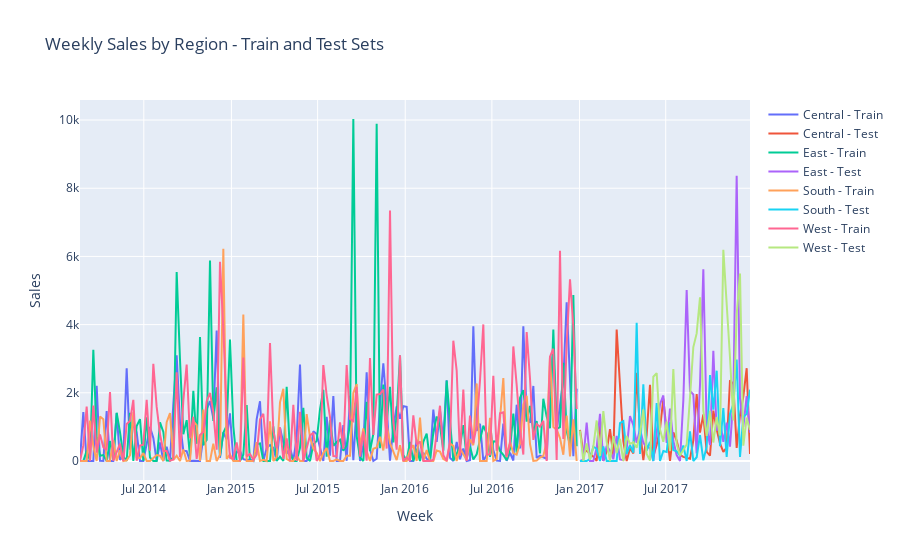

Here is the notebook cell this chart was saved with:
### Code cell
def prepare_data_for_modeling(df, holidays):
    """
    Prepares the data for modeling by performing various transformations and feature engineering.
    """
    # Transform 'Order Date' and 'Ship Date' to datetime
    df['Order Date'] = pd.to_datetime(df['Order Date'])
    df['Ship Date'] = pd.to_datetime(df['Ship Date'])

    # Transform 'Postal Code' and 'Row ID' to categorical variables
    df['Postal Code'] = df['Postal Code'].astype('str')
    df['Row ID'] = df['Row ID'].astype('str')

    # df['Order Ship Delta'] = (df['Ship Date'] - df['Order Date']).dt.days

    # Define US holidays (example list, replace with actual holidays)
    holidays = pd.to_datetime(holidays)

    # Aggregate data by week, calculating weekly metrics
    df['Week'] = df['Order Date'].dt.to_period('W').dt.start_time
    weekly_data = df.groupby(['Week', 'Region']).agg(
        Sales=('Sales', 'sum'),
        Discount=('Discount', 'mean'),
        Quantity=('Quantity', 'sum'),
        Order_Ship_Delta=('Order Ship Delta', 'mean'),
        Profit=('Profit', 'sum')
    ).reset_index()

    # Flag weeks with holidays
    weekly_data['Is_Holiday'] = weekly_data['Week'].isin(holidays).astype(int)

    # Create temporal features for weekly data
    weekly_data['Week_Num'] = weekly_data['Week'].dt.isocalendar().week
    weekly_data['Month'] = weekly_data['Week'].dt.month
    weekly_data['Year'] = weekly_data['Week'].dt.year

    # Number of lags
    n_lags = 6

    # Create lag features for weekly sales
    for lag in range(1, n_lags + 1):
        weekly_data[f'Sales_Lag_{lag}'] = weekly_data.groupby('Region')['Sales'].shift(lag)

    # Create rolling averages for weekly sales
    weekly_data['Sales_MA_2'] = weekly_data.groupby('Region')['Sales'].shift(1).rolling(window=2, min_periods=1).mean().reset_index(0, drop=True)
    weekly_data['Sales_MA_4'] = weekly_data.groupby('Region')['Sales'].shift(1).rolling(window=4, min_periods=1).mean().reset_index(0, drop=True)

    # Create lag and rolling averages for discounts
    weekly_data['Discount_Lag_1'] = weekly_data.groupby('Region')['Discount'].shift(1)
    weekly_data['Discount_MA_2'] = weekly_data.groupby('Region')['Discount'].rolling(window=2, min_periods=1).mean().reset_index(0, drop=True)
    weekly_data['Discount_MA_4'] = weekly_data.groupby('Region')['Discount'].rolling(window=4, min_periods=1).mean().reset_index(0, drop=True)

    # MA of the delay of shipment
    weekly_data['ShipDelays_MA_2'] = weekly_data.groupby('Region')['Order_Ship_Delta'].shift(1).rolling(window=2, min_periods=1).mean().reset_index(0, drop=True)
    weekly_data['ShipDelays_MA_4'] = weekly_data.groupby('Region')['Order_Ship_Delta'].shift(1).rolling(window=4, min_periods=1).mean().reset_index(0, drop=True)

    # Drop first `n_lags` rows for each region to handle NaNs created by lag features
    weekly_data = weekly_data.groupby('Region').apply(lambda x: x.iloc[n_lags:]).reset_index(drop=True)

    # Create Average Demand Interval (ADI) and Coefficient of Variation (CV)
    region_stats = weekly_data.groupby('Region').agg(
        ADI=('Sales', lambda x: len(x) / (x > 0).sum() if (x > 0).sum() > 0 else 0),
        CV=('Sales', lambda x: x.std() / x.mean() if x.mean() > 0 else 0)
    ).reset_index()
    weekly_data = weekly_data.merge(region_stats, on='Region', how='left')

    # Train-test split based on the weekly aggregated data
    cutoff_date = '2017-01-01'
    train_data = weekly_data[weekly_data['Week'] < cutoff_date]
    test_data = weekly_data[weekly_data['Week'] >= cutoff_date]

    # Plot sales for training and testing sets by region using Plotly
    fig = go.Figure()
    for region in weekly_data['Region'].unique():
        train_region = train_data[train_data['Region'] == region]
        test_region = test_data[test_data['Region'] == region]
        fig.add_trace(go.Scatter(x=train_region['Week'], y=train_region['Sales'], mode='lines', name=f'{region} - Train'))
        fig.add_trace(go.Scatter(x=test_region['Week'], y=test_region['Sales'], mode='lines', name=f'{region} - Test'))

    fig.update_layout(title='Weekly Sales by Region - Train and Test Sets',
                      xaxis_title='Week',
                      yaxis_title='Sales')
    fig.show()

    return train_data, test_data, weekly_data

# Usage
train_data, test_data, weekly_data = prepare_data_for_modeling(df, holidays)

### Figure 1 — Plotly figure (JSON) as saved in the notebook; plotly's stock layout.template omitted (floating-point values rounded to 4 significant figures; data arrays with more than 128 entries replaced by an {"elided": "..."} marker saying what was removed)
{"data": [{"mode": "lines", "name": "Central - Train", "type": "scatter", "x": {"elided": "150 str values"}, "y": {"elided": "150 float values"}}, {"mode": "lines", "name": "Central - Test", "type": "scatter", "x": ["2017-01-02T00:00:00", "2017-01-09T00:00:00", "2017-01-16T00:00:00", "2017-01-23T00:00:00", "2017-01-30T00:00:00", "2017-02-06T00:00:00", "2017-02-13T00:00:00", "2017-02-20T00:00:00", "2017-02-27T00:00:00", "2017-03-06T00:00:00", "2017-03-13T00:00:00", "2017-03-20T00:00:00", "2017-03-27T00:00:00", "2017-04-03T00:00:00", "2017-04-10T00:00:00", "2017-04-17T00:00:00", "2017-04-24T00:00:00", "2017-05-01T00:00:00", "2017-05-08T00:00:00", "2017-05-15T00:00:00", "2017-05-22T00:00:00", "2017-05-29T00:00:00", "2017-06-05T00:00:00", "2017-06-12T00:00:00", "2017-06-19T00:00:00", "2017-06-26T00:00:00", "2017-07-03T00:00:00", "2017-07-10T00:00:00", "2017-07-17T00:00:00", "2017-07-24T00:00:00", "2017-07-31T00:00:00", "2017-08-07T00:00:00", "2017-08-14T00:00:00", "2017-08-21T00:00:00", "2017-08-28T00:00:00", "2017-09-04T00:00:00", "2017-09-11T00:00:00", "2017-09-18T00:00:00", "2017-09-25T00:00:00", "2017-10-02T00:00:00", "2017-10-09T00:00:00", "2017-10-16T00:00:00", "2017-10-23T00:00:00", "2017-10-30T00:00:00", "2017-11-06T00:00:00", "2017-11-13T00:00:00", "2017-11-20T00:00:00", "2017-11-27T00:00:00", "2017-12-04T00:00:00", "2017-12-11T00:00:00", "2017-12-18T00:00:00", "2017-12-25T00:00:00"], "y": [913.4, 231.9, 302.7, 225.9, 126.2, 3.984, 1178.0, 0, 284.5, 933.4, 172.3, 3856.0, 2040.0, 580.9, 0, 376.0, 222.3, 2586.0, 907.4, 24.5, 766.2, 2233.0, 132.9, 479.2, 945.4, 1827.0, 858.5, 0, 842.5, 600.8, 183.4, 121.3, 91.38, 64.96, 606.7, 1961.0, 830.6, 1366.0, 270.0, 157.7, 1478.0, 930.8, 517.4, 267.2, 395.4, 2369.0, 2257.0, 386.3, 1343.0, 1898.0, 2722.0, 203.2]}, {"mode": "lines", "name": "East - Train", "type": "scatter", "x": {"elided": "150 str values"}, "y": {"elided": "150 float values"}}, {"mode": "lines", "name": "East - Test", "type": "scatter", "x": ["2017-01-02T00:00:00", "2017-01-09T00:00:00", "2017-01-16T00:00:00", "2017-01-23T00:00:00", "2017-01-30T00:00:00", "2017-02-06T00:00:00", "2017-02-13T00:00:00", "2017-02-20T00:00:00", "2017-02-27T00:00:00", "2017-03-06T00:00:00", "2017-03-13T00:00:00", "2017-03-20T00:00:00", "2017-03-27T00:00:00", "2017-04-03T00:00:00", "2017-04-10T00:00:00", "2017-04-17T00:00:00", "2017-04-24T00:00:00", "2017-05-01T00:00:00", "2017-05-08T00:00:00", "2017-05-15T00:00:00", "2017-05-22T00:00:00", "2017-05-29T00:00:00", "2017-06-05T00:00:00", "2017-06-12T00:00:00", "2017-06-19T00:00:00", "2017-06-26T00:00:00", "2017-07-03T00:00:00", "2017-07-10T00:00:00", "2017-07-17T00:00:00", "2017-07-24T00:00:00", "2017-07-31T00:00:00", "2017-08-07T00:00:00", "2017-08-14T00:00:00", "2017-08-21T00:00:00", "2017-08-28T00:00:00", "2017-09-04T00:00:00", "2017-09-11T00:00:00", "2017-09-18T00:00:00", "2017-09-25T00:00:00", "2017-10-02T00:00:00", "2017-10-09T00:00:00", "2017-10-16T00:00:00", "2017-10-23T00:00:00", "2017-10-30T00:00:00", "2017-11-06T00:00:00", "2017-11-13T00:00:00", "2017-11-20T00:00:00", "2017-11-27T00:00:00", "2017-12-04T00:00:00", "2017-12-11T00:00:00", "2017-12-18T00:00:00", "2017-12-25T00:00:00"], "y": [0, 37.68, 1127.0, 0, 0, 388.4, 1386.0, 0, 442.0, 304.0, 51.26, 737.2, 44.79, 25.47, 353.5, 1318.0, 1048.0, 535.8, 939.3, 534.6, 409.7, 384.8, 0, 858.2, 1667.0, 1922.0, 528.6, 1534.0, 585.5, 173.6, 0, 1780.0, 5017.0, 2051.0, 1951.0, 224.5, 2232.0, 5621.0, 964.9, 471.0, 3229.0, 888.2, 1193.0, 561.9, 1121.0, 422.7, 1803.0, 8364.0, 1838.0, 1003.0, 1901.0, 830.1]}, {"mode": "lines", "name": "South - Train", "type": "scatter", "x": {"elided": "150 str values"}, "y": {"elided": "150 float values"}}, {"mode": "lines", "name": "South - Test", "type": "scatter", "x": ["2017-01-02T00:00:00", "2017-01-09T00:00:00", "2017-01-16T00:00:00", "2017-01-23T00:00:00", "2017-01-30T00:00:00", "2017-02-06T00:00:00", "2017-02-13T00:00:00", "2017-02-20T00:00:00", "2017-02-27T00:00:00", "2017-03-06T00:00:00", "2017-03-13T00:00:00", "2017-03-20T00:00:00", "2017-03-27T00:00:00", "2017-04-03T00:00:00", "2017-04-10T00:00:00", "2017-04-17T00:00:00", "2017-04-24T00:00:00", "2017-05-01T00:00:00", "2017-05-08T00:00:00", "2017-05-15T00:00:00", "2017-05-22T00:00:00", "2017-05-29T00:00:00", "2017-06-05T00:00:00", "2017-06-12T00:00:00", "2017-06-19T00:00:00", "2017-06-26T00:00:00", "2017-07-03T00:00:00", "2017-07-10T00:00:00", "2017-07-17T00:00:00", "2017-07-24T00:00:00", "2017-07-31T00:00:00", "2017-08-07T00:00:00", "2017-08-14T00:00:00", "2017-08-21T00:00:00", "2017-08-28T00:00:00", "2017-09-04T00:00:00", "2017-09-11T00:00:00", "2017-09-18T00:00:00", "2017-09-25T00:00:00", "2017-10-02T00:00:00", "2017-10-09T00:00:00", "2017-10-16T00:00:00", "2017-10-23T00:00:00", "2017-10-30T00:00:00", "2017-11-06T00:00:00", "2017-11-13T00:00:00", "2017-11-20T00:00:00", "2017-11-27T00:00:00", "2017-12-04T00:00:00", "2017-12-11T00:00:00", "2017-12-18T00:00:00", "2017-12-25T00:00:00"], "y": [0, 0, 0, 62.72, 419.1, 360.0, 0, 428.7, 0, 0, 0, 0, 1111.0, 1169.0, 210.6, 465.1, 244.4, 4052.0, 207, 2246.0, 302.0, 558.7, 0, 1700.0, 0, 293.1, 263.2, 1134.0, 319.6, 285.9, 161.1, 455.6, 0, 869.2, 0, 111.3, 758.4, 20.32, 419.1, 2520.0, 1505.0, 2649.0, 434.8, 1550.0, 117.2, 1381.0, 1663.0, 2976.0, 116.2, 1292.0, 1382.0, 2093.0]}, {"mode": "lines", "name": "West - Train", "type": "scatter", "x": {"elided": "150 str values"}, "y": {"elided": "150 float values"}}, {"mode": "lines", "name": "West - Test", "type": "scatter", "x": ["2017-01-02T00:00:00", "2017-01-09T00:00:00", "2017-01-16T00:00:00", "2017-01-23T00:00:00", "2017-01-30T00:00:00", "2017-02-06T00:00:00", "2017-02-13T00:00:00", "2017-02-20T00:00:00", "2017-02-27T00:00:00", "2017-03-06T00:00:00", "2017-03-13T00:00:00", "2017-03-20T00:00:00", "2017-03-27T00:00:00", "2017-04-03T00:00:00", "2017-04-10T00:00:00", "2017-04-17T00:00:00", "2017-04-24T00:00:00", "2017-05-01T00:00:00", "2017-05-08T00:00:00", "2017-05-15T00:00:00", "2017-05-22T00:00:00", "2017-05-29T00:00:00", "2017-06-05T00:00:00", "2017-06-12T00:00:00", "2017-06-19T00:00:00", "2017-06-26T00:00:00", "2017-07-03T00:00:00", "2017-07-10T00:00:00", "2017-07-17T00:00:00", "2017-07-24T00:00:00", "2017-07-31T00:00:00", "2017-08-07T00:00:00", "2017-08-14T00:00:00", "2017-08-21T00:00:00", "2017-08-28T00:00:00", "2017-09-04T00:00:00", "2017-09-11T00:00:00", "2017-09-18T00:00:00", "2017-09-25T00:00:00", "2017-10-02T00:00:00", "2017-10-09T00:00:00", "2017-10-16T00:00:00", "2017-10-23T00:00:00", "2017-10-30T00:00:00", "2017-11-06T00:00:00", "2017-11-13T00:00:00", "2017-11-20T00:00:00", "2017-11-27T00:00:00", "2017-12-04T00:00:00", "2017-12-11T00:00:00", "2017-12-18T00:00:00", "2017-12-25T00:00:00"], "y": [893.0, 0, 512.6, 37.74, 417.6, 1188.0, 152.2, 1462.0, 570.0, 0, 728.1, 234.0, 650.0, 0, 736.0, 501.4, 549.5, 390.9, 800.6, 1510.0, 206.3, 13.59, 2472.0, 2577.0, 921.7, 562.3, 1158.0, 295.5, 2695.0, 502.2, 160.9, 313.9, 484.2, 1869.0, 3343.0, 3742.0, 4799.0, 1486.0, 735.5, 1471.0, 542.4, 1290.0, 746.2, 6192.0, 4685.0, 3035.0, 1192.0, 4282.0, 5497.0, 447.8, 1269.0, 911.3]}], "layout": {"title": {"text": "Weekly Sales by Region - Train and Test Sets"}, "xaxis": {"title": {"text": "Week"}}, "yaxis": {"title": {"text": "Sales"}}}}
